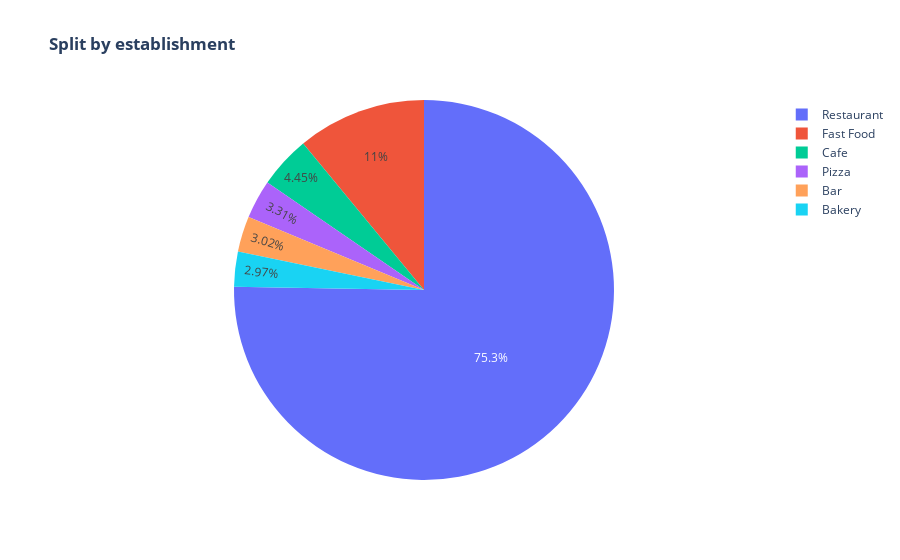

The cell this chart's notebook holds for it:
### Markdown cell above
The best way to show proportions of various types of establishments is piechart.

### Code cell
fig = go.Figure(data=[go.Pie(labels=est['object_type'], values=est['id'])])
fig.update_layout(
title="<b> Split by establishment</b>")
fig.show()

### Figure 1 — Plotly figure (JSON) as saved in the notebook; plotly's stock layout.template omitted (floating-point values rounded to 4 significant figures)
{"data": [{"labels": ["Bakery", "Bar", "Cafe", "Fast Food", "Pizza", "Restaurant"], "type": "pie", "values": [282, 287, 423, 1042, 314, 7150]}], "layout": {"autosize": true, "title": {"text": "<b> Split by establishment</b>"}}}
